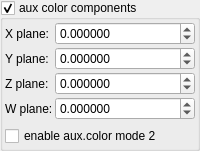
    <widget class="MyGroupBox" name="groupCheck_fold_color_aux_color_enabled_false">
     <property name="title">
      <string>aux color components&amp;</string>
     </property>
     <property name="checkable">
      <bool>true</bool>
     </property>
     <layout class="QVBoxLayout" name="verticalLayout_10">
      <property name="leftMargin">
       <number>2</number>
      </property>
      <property name="topMargin">
       <number>2</number>
      </property>
      <property name="rightMargin">
       <number>2</number>
      </property>
      <property name="bottomMargin">
       <number>2</number>
      </property>
      <item>
       <layout class="QGridLayout" name="gridLayout_16" columnstretch="0,1">
        <property name="spacing">
         <number>2</number>
        </property>
        <item row="2" column="0">
         <widget class="QLabel" name="label_42">
          <property name="text">
           <string>Z plane:</string>
          </property>
         </widget>
        </item>
        <item row="3" column="1">
         <widget class="MyDoubleSpinBox" name="spinbox4_mandelbox_color_4D_w">
          <property name="sizePolicy">
           <sizepolicy hsizetype="Minimum" vsizetype="Maximum">
            <horstretch>0</horstretch>
            <verstretch>0</verstretch>
           </sizepolicy>
          </property>
          <property name="prefix">
           <string/>
          </property>
          <property name="suffix">
           <string/>
          </property>
          <property name="decimals">
           <number>6</number>
          </property>
          <property name="minimum">
           <double>-100.000000000000000</double>
          </property>
          <property name="maximum">
           <double>100.000000000000000</double>
          </property>
          <property name="singleStep">
           <double>0.100000000000000</double>
          </property>
         </widget>
        </item>
        <item row="0" column="0">
         <widget class="QLabel" name="label_34">
          <property name="text">
           <string>X plane:</string>
          </property>
         </widget>
        </item>
        <item row="0" column="1">
         <widget class="MyDoubleSpinBox" name="spinbox4_mandelbox_color_4D_x">
          <property name="sizePolicy">
           <sizepolicy hsizetype="Minimum" vsizetype="Maximum">
            <horstretch>0</horstretch>
            <verstretch>0</verstretch>
           </sizepolicy>
          </property>
          <property name="prefix">
           <string/>
          </property>
          <property name="suffix">
           <string/>
          </property>
          <property name="decimals">
           <number>6</number>
          </property>
          <property name="minimum">
           <double>-100.000000000000000</double>
          </property>
          <property name="maximum">
           <double>100.000000000000000</double>
          </property>
          <property name="singleStep">
           <double>0.100000000000000</double>
          </property>
         </widget>
        </item>
        <item row="3" column="0">
         <widget class="QLabel" name="label_30">
          <property name="text">
           <string>W plane:</string>
          </property>
         </widget>
        </item>
        <item row="1" column="0">
         <widget class="QLabel" name="label_43">
          <property name="text">
           <string>Y plane:</string>
          </property>
         </widget>
        </item>
        <item row="2" column="1">
         <widget class="MyDoubleSpinBox" name="spinbox4_mandelbox_color_4D_z">
          <property name="sizePolicy">
           <sizepolicy hsizetype="Minimum" vsizetype="Maximum">
            <horstretch>0</horstretch>
            <verstretch>0</verstretch>
           </sizepolicy>
          </property>
          <property name="prefix">
           <string/>
          </property>
          <property name="suffix">
           <string/>
          </property>
          <property name="decimals">
           <number>6</number>
          </property>
          <property name="minimum">
           <double>-100.000000000000000</double>
          </property>
          <property name="maximum">
           <double>100.000000000000000</double>
          </property>
          <property name="singleStep">
           <double>0.100000000000000</double>
          </property>
         </widget>
        </item>
        <item row="1" column="1">
         <widget class="MyDoubleSpinBox" name="spinbox4_mandelbox_color_4D_y">
          <property name="sizePolicy">
           <sizepolicy hsizetype="Minimum" vsizetype="Maximum">
            <horstretch>0</horstretch>
            <verstretch>0</verstretch>
           </sizepolicy>
          </property>
          <property name="prefix">
           <string/>
          </property>
          <property name="suffix">
           <string/>
          </property>
          <property name="decimals">
           <number>6</number>
          </property>
          <property name="minimum">
           <double>-100.000000000000000</double>
          </property>
          <property name="maximum">
           <double>100.000000000000000</double>
          </property>
          <property name="singleStep">
           <double>0.100000000000000</double>
          </property>
         </widget>
        </item>
       </layout>
      </item>
      <item>
       <widget class="MyCheckBox" name="checkBox_transf_function_enabledCx_false">
        <property name="text">
         <string>enable aux.color mode 2</string>
        </property>
       </widget>
      </item>
     </layout>
    </widget>
